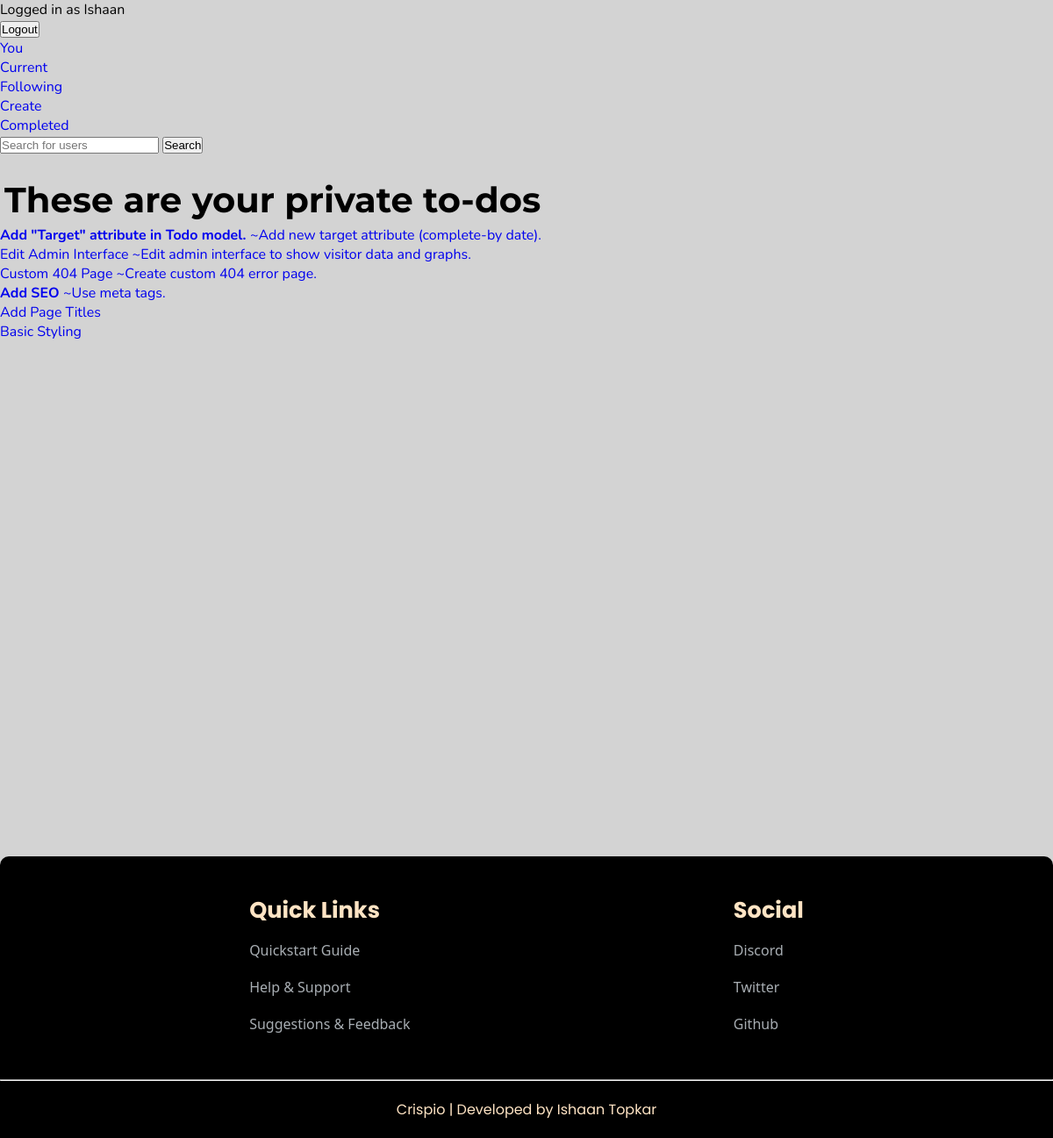
The page /todos/current/ (signed in) on the database as committed earlier.
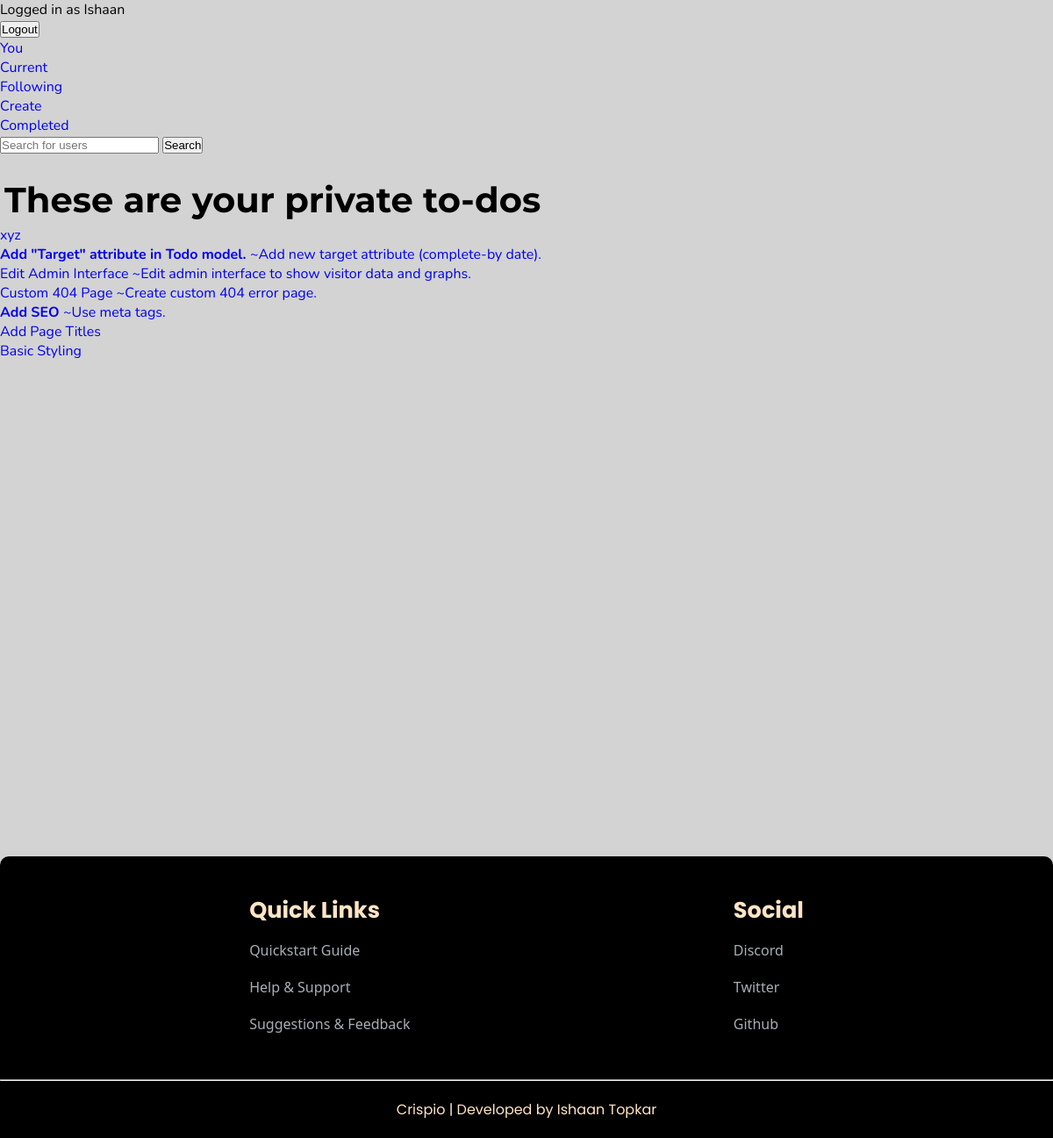
The same page on the database as committed later.
### crispApp/models.py (models this page shows, shortened)
class Todo(models.Model):
    title = models.CharField(max_length=100)
    memo = models.TextField(blank=True)
    visibility_choices = [
        ('Private', 'Personal - Only visible to you'),
        ('Exclusive', 'Exclusive - Send to selective followers'),
        ('Public', 'Public - Send to your followers'),
    ]
    visibility = models.CharField(max_length=9, choices=visibility_choices, default='Private')
    created = models.DateTimeField(auto_now_add=True)
    important = models.BooleanField(default=False)
    author = models.ForeignKey(UserProfile, on_delete=models.CASCADE, related_name='author')
    submitters = models.ManyToManyField(UserProfile, through='Submission')
    send_to = models.ManyToManyField(UserProfile, related_name='send_to')

### crispApp/views.py (the view)
# urls.py: path('todos/current/', views.currenttodos, name="currenttodos"),
@login_required #Profile needed
def currenttodos(request):
    try:
        profile = UserProfile.objects.get(user=request.user)
    except ObjectDoesNotExist:
        return redirect ('userProfile:createprofile')
    todos = Todo.objects.filter(author=profile, submitters=None, visibility='Private').order_by('-created')
    return render (request, 'todoApp/currenttodos.html', {'todos':todos,})

### crispApp/templates/todoApp/currenttodos.html (shortened to what this page needs)
{% extends 'todoApp/base.html' %}
{% load static %}
     {% block content %}
     <br>
     {% if todos %}
     <h1 class="heading">These are your private to-dos</h1>
     <ul>
          {% for todo in todos %}
          <li>
                    <a href="{% url 'viewtodo' todo.id %}">
                    {% if todo.important %}
                    <b>
                    {% endif %}
                    {{ todo.title }}
                    </b>
                    {% if todo.memo %}
                    ~{{todo.memo}}
                    {% endif %}
                    </a>
          </li>
          {% endfor %}
     </ul>
     {% else %}
     <h3>You haven't created private to-dos. Create one to list it here.</h3>
     {% endif %}
     {% endblock %}

Rows that differ between the two databases and show on the page:
added Todo: title "xyz"
